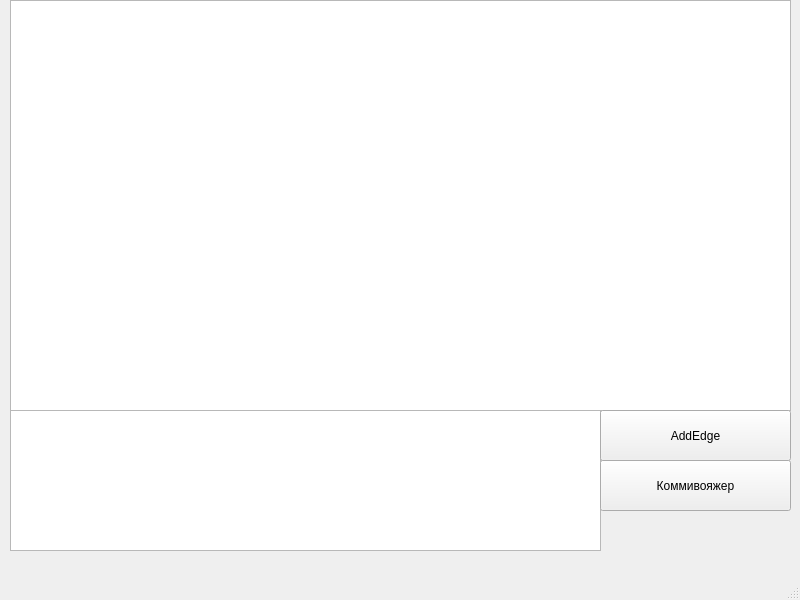
<?xml version="1.0" encoding="UTF-8"?>
<ui version="4.0">
 <class>MainWindow</class>
 <widget class="QMainWindow" name="MainWindow">
  <property name="geometry">
   <rect>
    <x>0</x>
    <y>0</y>
    <width>800</width>
    <height>600</height>
   </rect>
  </property>
  <property name="windowTitle">
   <string>MainWindow</string>
  </property>
  <widget class="QWidget" name="centralwidget">
   <widget class="QGraphicsView" name="graphicsView">
    <property name="geometry">
     <rect>
      <x>10</x>
      <y>0</y>
      <width>781</width>
      <height>411</height>
     </rect>
    </property>
   </widget>
   <widget class="QTextEdit" name="textEdit">
    <property name="geometry">
     <rect>
      <x>10</x>
      <y>410</y>
      <width>591</width>
      <height>141</height>
     </rect>
    </property>
   </widget>
   <widget class="QPushButton" name="AddEdgeButton">
    <property name="geometry">
     <rect>
      <x>600</x>
      <y>410</y>
      <width>191</width>
      <height>51</height>
     </rect>
    </property>
    <property name="text">
     <string>AddEdge</string>
    </property>
   </widget>
   <widget class="QPushButton" name="TSPButton">
    <property name="geometry">
     <rect>
      <x>600</x>
      <y>460</y>
      <width>191</width>
      <height>51</height>
     </rect>
    </property>
    <property name="text">
     <string>Коммивояжер</string>
    </property>
   </widget>
  </widget>
  <widget class="QMenuBar" name="menubar">
   <property name="geometry">
    <rect>
     <x>0</x>
     <y>0</y>
     <width>800</width>
     <height>21</height>
    </rect>
   </property>
  </widget>
  <widget class="QStatusBar" name="statusbar"/>
 </widget>
 <resources/>
 <connections/>
</ui>
